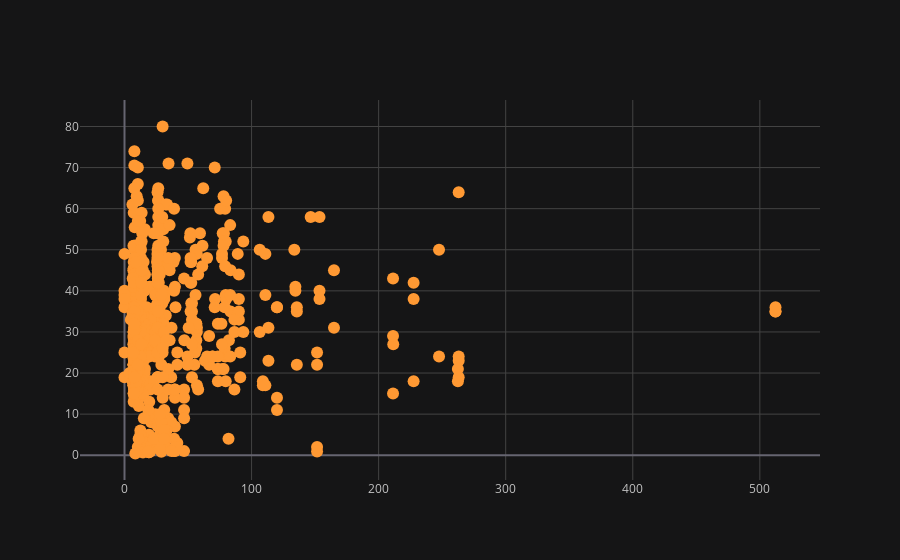

The notebook cell saved with this chart:
### Code cell
cf.set_config_file(theme='solar')
df2.iplot(kind='scatter', x='fare', y='age',mode='markers')

### Figure 1 — Plotly figure (JSON) as saved in the notebook; plotly's stock layout.template omitted (floating-point values rounded to 4 significant figures; data arrays with more than 128 entries replaced by an {"elided": "..."} marker saying what was removed)
{"data": [{"line": {"color": "rgba(255, 153, 51, 1.0)", "dash": "solid", "shape": "linear", "width": 1.3}, "marker": {"size": 12, "symbol": "circle"}, "mode": "markers", "name": "age", "text": "", "type": "scatter", "x": {"elided": "891 float values"}, "y": {"elided": "891 mixed values"}}], "layout": {"legend": {"bgcolor": "#151516", "font": {"color": "#D9D9D9"}}, "paper_bgcolor": "#151516", "plot_bgcolor": "#151516", "title": {"font": {"color": "#D9D9D9"}}, "xaxis": {"gridcolor": "#434343", "showgrid": true, "tickfont": {"color": "#C2C2C2"}, "title": {"font": {"color": "#D9D9D9"}, "text": ""}, "zerolinecolor": "#666570"}, "yaxis": {"gridcolor": "#434343", "showgrid": true, "tickfont": {"color": "#C2C2C2"}, "title": {"font": {"color": "#D9D9D9"}, "text": ""}, "zerolinecolor": "#666570"}}}
